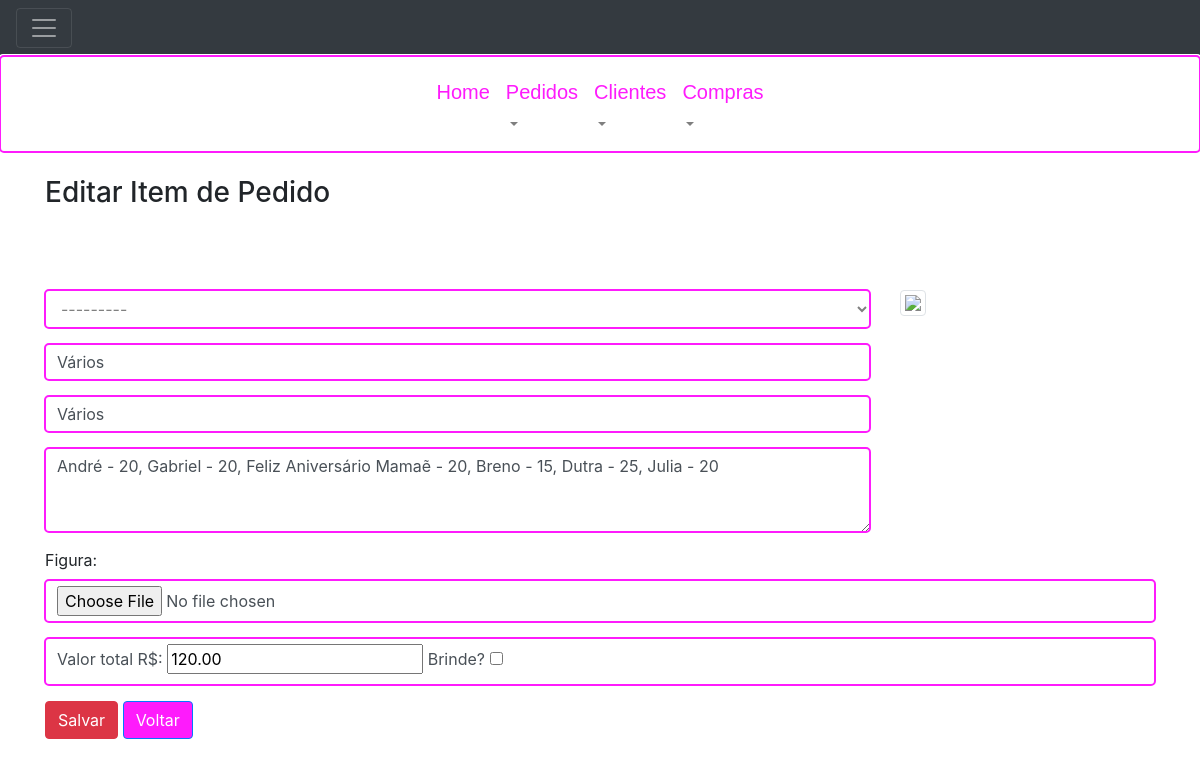
Page /orders/items/1/update/ (signed in) on the committed database.
### order_control/models.py (models this page shows, shortened)
class BoxTop(models.Model):
    gift = models.BooleanField(default=False, verbose_name="Brinde?")
    type = models.CharField(max_length=255, choices=BOX_TOP_CHOICES)
    theme = models.CharField(max_length=255)
    birthdayName = models.CharField(max_length=255, null=True, blank=True)
    amount = models.DecimalField(max_digits=8, decimal_places=2, default=0.00, verbose_name='Valor total R$')
    description = models.CharField(max_length=255, null=True, blank=True)
    storedIn = models.FileField(upload_to='boxes/', null=True, blank=True, verbose_name='Figura')
    order = models.ForeignKey(Order, related_name='items', on_delete=models.PROTECT)
    class Meta:
        unique_together = ['order', 'id']
        ordering = ['id']

### order_control/views.py (the view, shortened to what this page needs)
# urls.py: path('orders/items/<int:id>/update/', views.order_items_update, name='order_items_update'),
@login_required(login_url=reverse_lazy('order_control:login'))
def order_items_update(request, id):
    form_submitted = False
    box_top = BoxTop.objects.get(id=id)
    if request.method == 'GET':
        form = BoxTopForm(instance=box_top)
    return render(request, 'order_control/order/update_items.html',
                  {'box_top_form': form, 'box_top': box_top, 'form_submitted': form_submitted})

### order_control/form.py
class BoxTopForm(forms.ModelForm):
    class Meta:
        model = BoxTop
        widgets = {
            'type': forms.Select(attrs={'class': 'form-control'}),
            'theme': forms.TextInput(attrs={'class': 'form-control', 'placeholder': 'Tema'}),
            'birthdayName': forms.TextInput(attrs={'class': 'form-control', 'placeholder': 'Nome do Aniversariante'}),
            'description': forms.Textarea(attrs={'class': 'form-control', 'rows': 3, 'placeholder': 'Descrição'}),
            'storedIn': forms.FileInput(attrs={'class': 'form-control', 'required': False, 'placeholder': 'Foto'})
        }
        fields = ('type', 'theme', 'gift', 'birthdayName', 'amount', 'description', 'storedIn')

### templates/order_control/order/update_items.html (shortened to what this page needs)
{% extends "layout.html" %}
{% block content %}
    <div class="container">
        <h3>Editar Item de Pedido </h3> </br></br>
        <form enctype="multipart/form-data" action="{% url 'order_control:order_items_update' box_top.id %}" method="post">
                {% include 'order_control/order/birthday_box_form.html' %}
            <button type="submit" class="btn btn-danger">Salvar</button>
            <a href="{% url 'order_control:order_update' box_top.order.id %}"> <div class="btn btn-primary">Voltar</div></a>
        </form>
    </div>
{% endblock %}

### templates/order_control/order/birthday_box_form.html (shortened to what this page needs)
<div class="row">
   <div id="head" class="col-sm-9">
       <div class="form-group">
        {{ box_top_form.type }}
       </div>
       <div class="form-group">
            {{ box_top_form.theme }}
       </div>
       <div class="form-group">
            {{ box_top_form.birthdayName }}
       </div>
       <div class="form-group">
            {{ box_top_form.description }}
    </div>
   </div>
   <div id="photo" class="col-sm-3">
       <img src="{{ MEDIA_URL}}{{ box_top_form.storedIn.value }}" class="img-thumbnail img-fluid" >
   </div>
</div>
<div class="form-group">
    {{ box_top_form.storedIn.label_tag }}
    {{ box_top_form.storedIn }}
</div>
<div class="form-group">
    <div class="form-control">
        {{ box_top_form.amount.label_tag }}
        {{ box_top_form.amount }}
        {{ box_top_form.gift.label_tag }}
        {{ box_top_form.gift }}
    </div>
</div>

### static/order_control/css/style.css (style rules this page uses)
.btn-primary, .btn-primary:hover, .btn-primary:active, .btn-primary:visited { background-color: #fe1bfcff !important; }
.form-control, .form-control:focus { box-shadow: 0 0 0 0 rgba(255, 255, 255, 0); border: rgba(255, 255, 255, 0); outline: #fe1bfcff auto 5px ; }
select:required:invalid { color: gray; }
option { color: black; }

### rows in the picture
BoxTop: type "---------", theme "Vários", birthdayName "Vários", description "André - 20, Gabriel - 20, Feliz Aniversário Mamaẽ - 20, Breno - 15, Dutra - 25, Julia - 20", amount "120.00"

### other values in the picture
{{ box_top_form.storedIn.label_tag }} "Figura:"
{{ box_top_form.amount.label_tag }} "Valor total R$:"
{{ box_top_form.gift.label_tag }} "Brinde?"
